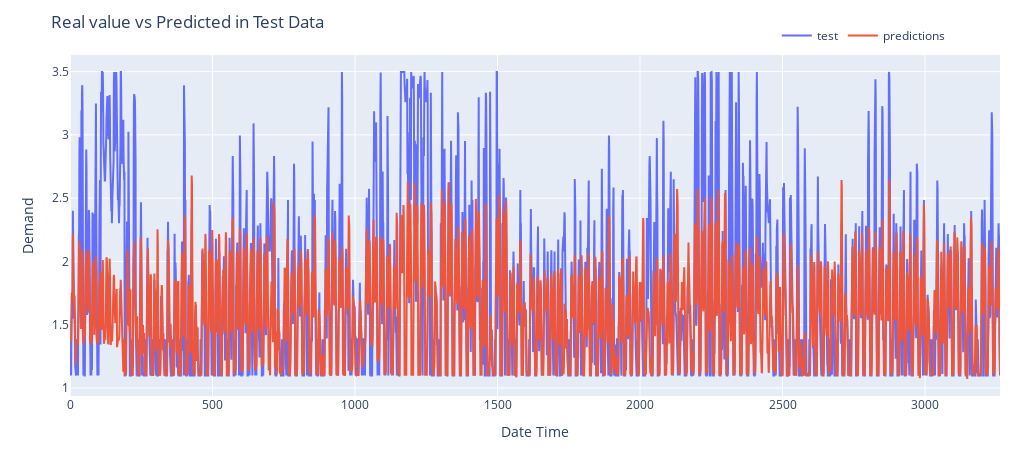

Notebook source saved alongside this figure:
### Code cell
def plotPredictions(dates, y_pred, y_test):
    fig = go.Figure()
    trace1 = go.Scatter(x=dates, y=y_test, name="test", mode="lines")
    trace2 = go.Scatter(x=dates, y=y_pred, name="predictions", mode="lines")
    fig.add_trace(trace1)
    fig.add_trace(trace2)
    fig.update_layout(
        title="Real value vs Predicted in Test Data",
        xaxis_title="Date Time",
        yaxis_title="Demand",
        width=1020,
        height=450,
        margin = dict(l=70, r=20, t=55, b=20),
        legend = dict(
            orientation = "h",
            yanchor="top",
            y=1.1,
            xanchor="left",
            x=0.76
        )
    )
    fig.show()
    
plotPredictions(test_x.index, y_pred, test_y)

### Figure 1 — Plotly figure (JSON) as saved in the notebook; plotly's stock layout.template omitted (floating-point values rounded to 4 significant figures; data arrays with more than 128 entries replaced by an {"elided": "..."} marker saying what was removed)
{"data": [{"mode": "lines", "name": "test", "type": "scatter", "x": {"elided": "3264 int values"}, "y": {"elided": "3264 float values"}}, {"mode": "lines", "name": "predictions", "type": "scatter", "x": {"elided": "3264 int values"}, "y": {"elided": "3264 float values"}}], "layout": {"height": 450, "legend": {"orientation": "h", "x": 0.76, "xanchor": "left", "y": 1.1, "yanchor": "top"}, "margin": {"b": 20, "l": 70, "r": 20, "t": 55}, "title": {"text": "Real value vs Predicted in Test Data"}, "width": 1020, "xaxis": {"title": {"text": "Date Time"}}, "yaxis": {"title": {"text": "Demand"}}}}
